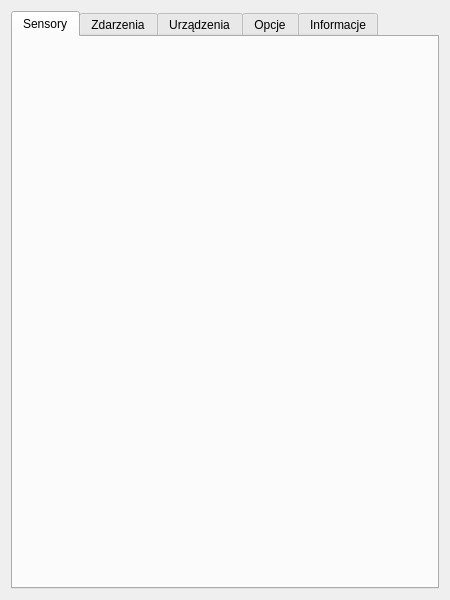
<?xml version="1.0" encoding="UTF-8"?>
<ui version="4.0">
 <class>MainWindow</class>
 <widget class="QMainWindow" name="MainWindow">
  <property name="geometry">
   <rect>
    <x>0</x>
    <y>0</y>
    <width>450</width>
    <height>600</height>
   </rect>
  </property>
  <property name="minimumSize">
   <size>
    <width>450</width>
    <height>600</height>
   </size>
  </property>
  <property name="windowTitle">
   <string>AVR-Sensors</string>
  </property>
  <property name="windowIcon">
   <iconset resource="../common.qrc">
    <normaloff>:/icons/icon_main</normaloff>:/icons/icon_main</iconset>
  </property>
  <widget class="QWidget" name="centralWidget">
   <layout class="QGridLayout" name="layoutCentralWidget">
    <item row="0" column="0">
     <widget class="QTabWidget" name="mainTab">
      <property name="currentIndex">
       <number>0</number>
      </property>
      <widget class="QWidget" name="tabSensors">
       <attribute name="title">
        <string>Sensory</string>
       </attribute>
       <layout class="QVBoxLayout" name="layoutTabSensors">
        <item>
         <layout class="QVBoxLayout" name="layoutSensors"/>
        </item>
        <item>
         <spacer name="spacerSensors">
          <property name="orientation">
           <enum>Qt::Vertical</enum>
          </property>
          <property name="sizeHint" stdset="0">
           <size>
            <width>20</width>
            <height>40</height>
           </size>
          </property>
         </spacer>
        </item>
       </layout>
      </widget>
      <widget class="QWidget" name="tabEvents">
       <attribute name="title">
        <string>Zdarzenia</string>
       </attribute>
       <layout class="QVBoxLayout" name="verticalLayout">
        <item>
         <layout class="QVBoxLayout" name="layoutEvents"/>
        </item>
        <item>
         <spacer name="spacerEvents">
          <property name="orientation">
           <enum>Qt::Vertical</enum>
          </property>
          <property name="sizeHint" stdset="0">
           <size>
            <width>20</width>
            <height>466</height>
           </size>
          </property>
         </spacer>
        </item>
       </layout>
      </widget>
      <widget class="QWidget" name="tabDevices">
       <attribute name="title">
        <string>Urządzenia</string>
       </attribute>
       <layout class="QVBoxLayout" name="verticalLayout_2">
        <item>
         <layout class="QVBoxLayout" name="layoutDevices"/>
        </item>
        <item>
         <spacer name="spacerDevices">
          <property name="orientation">
           <enum>Qt::Vertical</enum>
          </property>
          <property name="sizeHint" stdset="0">
           <size>
            <width>20</width>
            <height>466</height>
           </size>
          </property>
         </spacer>
        </item>
       </layout>
      </widget>
      <widget class="QWidget" name="tabOptions">
       <attribute name="title">
        <string>Opcje</string>
       </attribute>
       <layout class="QVBoxLayout" name="layoutOptions">
        <item>
         <widget class="QGroupBox" name="groupDevice">
          <property name="sizePolicy">
           <sizepolicy hsizetype="Expanding" vsizetype="Fixed">
            <horstretch>0</horstretch>
            <verstretch>0</verstretch>
           </sizepolicy>
          </property>
          <property name="title">
           <string>Ustawienia urządzenia</string>
          </property>
          <layout class="QGridLayout" name="layoutGroupDevice">
           <item row="1" column="2">
            <widget class="QPushButton" name="Disconnect">
             <property name="text">
              <string>Rozłącz</string>
             </property>
            </widget>
           </item>
           <item row="1" column="3">
            <widget class="QPushButton" name="Connect">
             <property name="text">
              <string>Połącz</string>
             </property>
            </widget>
           </item>
           <item row="0" column="0">
            <widget class="QLabel" name="labelDev">
             <property name="text">
              <string>Urządzenie</string>
             </property>
            </widget>
           </item>
           <item row="0" column="1" colspan="2">
            <widget class="QComboBox" name="Device">
             <property name="sizePolicy">
              <sizepolicy hsizetype="Expanding" vsizetype="Fixed">
               <horstretch>0</horstretch>
               <verstretch>0</verstretch>
              </sizepolicy>
             </property>
            </widget>
           </item>
           <item row="0" column="3">
            <widget class="QPushButton" name="Refresh">
             <property name="sizePolicy">
              <sizepolicy hsizetype="Minimum" vsizetype="Minimum">
               <horstretch>0</horstretch>
               <verstretch>0</verstretch>
              </sizepolicy>
             </property>
             <property name="text">
              <string>Odświerz</string>
             </property>
            </widget>
           </item>
           <item row="1" column="0" colspan="2">
            <widget class="QCheckBox" name="Alive">
             <property name="enabled">
              <bool>false</bool>
             </property>
             <property name="sizePolicy">
              <sizepolicy hsizetype="Expanding" vsizetype="Fixed">
               <horstretch>0</horstretch>
               <verstretch>0</verstretch>
              </sizepolicy>
             </property>
             <property name="text">
              <string>Aktywne</string>
             </property>
             <property name="checkable">
              <bool>true</bool>
             </property>
            </widget>
           </item>
          </layout>
         </widget>
        </item>
        <item>
         <widget class="QGroupBox" name="groupOptions">
          <property name="enabled">
           <bool>false</bool>
          </property>
          <property name="sizePolicy">
           <sizepolicy hsizetype="Expanding" vsizetype="Fixed">
            <horstretch>0</horstretch>
            <verstretch>0</verstretch>
           </sizepolicy>
          </property>
          <property name="title">
           <string>Ustawienia połączenia</string>
          </property>
          <layout class="QFormLayout" name="layoutGroupOptions">
           <property name="fieldGrowthPolicy">
            <enum>QFormLayout::AllNonFixedFieldsGrow</enum>
           </property>
           <item row="0" column="0">
            <widget class="QLabel" name="labelTime">
             <property name="text">
              <string>Próbkowanie</string>
             </property>
            </widget>
           </item>
           <item row="0" column="1">
            <widget class="QDoubleSpinBox" name="Time">
             <property name="suffix">
              <string> s</string>
             </property>
             <property name="minimum">
              <double>0.050000000000000</double>
             </property>
             <property name="maximum">
              <double>4.000000000000000</double>
             </property>
             <property name="singleStep">
              <double>0.050000000000000</double>
             </property>
             <property name="value">
              <double>3.000000000000000</double>
             </property>
            </widget>
           </item>
           <item row="1" column="0">
            <widget class="QCheckBox" name="Active">
             <property name="text">
              <string>Aktywne</string>
             </property>
             <property name="checked">
              <bool>false</bool>
             </property>
            </widget>
           </item>
           <item row="1" column="1">
            <widget class="QPushButton" name="Save">
             <property name="sizePolicy">
              <sizepolicy hsizetype="Minimum" vsizetype="Fixed">
               <horstretch>0</horstretch>
               <verstretch>0</verstretch>
              </sizepolicy>
             </property>
             <property name="text">
              <string>Zastosuj</string>
             </property>
            </widget>
           </item>
          </layout>
         </widget>
        </item>
        <item>
         <widget class="QGroupBox" name="groupBox">
          <property name="title">
           <string>Akcje</string>
          </property>
          <layout class="QGridLayout" name="gridLayout">
           <item row="1" column="0">
            <widget class="QLabel" name="labelEvents">
             <property name="text">
              <string>Zdarzenia:</string>
             </property>
            </widget>
           </item>
           <item row="1" column="1">
            <widget class="QToolButton" name="AddEvent">
             <property name="icon">
              <iconset theme="list-add">
               <normaloff/>
              </iconset>
             </property>
            </widget>
           </item>
           <item row="0" column="1">
            <widget class="QToolButton" name="AddSensor">
             <property name="icon">
              <iconset theme="list-add">
               <normaloff/>
              </iconset>
             </property>
            </widget>
           </item>
           <item row="2" column="1">
            <widget class="QToolButton" name="AddDevice">
             <property name="icon">
              <iconset theme="list-add">
               <normaloff/>
              </iconset>
             </property>
            </widget>
           </item>
           <item row="2" column="0">
            <widget class="QLabel" name="labelDevices">
             <property name="text">
              <string>Urządzenia:</string>
             </property>
            </widget>
           </item>
           <item row="0" column="0">
            <widget class="QLabel" name="labelSensors">
             <property name="text">
              <string>Sensory:</string>
             </property>
            </widget>
           </item>
          </layout>
         </widget>
        </item>
        <item>
         <spacer name="verticalSpacer">
          <property name="orientation">
           <enum>Qt::Vertical</enum>
          </property>
          <property name="sizeHint" stdset="0">
           <size>
            <width>20</width>
            <height>40</height>
           </size>
          </property>
         </spacer>
        </item>
       </layout>
      </widget>
      <widget class="QWidget" name="tabInfo">
       <attribute name="title">
        <string>Informacje</string>
       </attribute>
       <layout class="QGridLayout" name="layoutInfo">
        <item row="7" column="0" colspan="2">
         <widget class="QLabel" name="labelLicenseText">
          <property name="text">
           <string>Niniejszy program jest wolnym oprogramowaniem; możesz go rozprowadzać dalej i/lub modyfikować na warunkach Powszechnej Licencji Publicznej GNU, wydanej przez Fundację Wolnego Oprogramowania - według wersji 2-giej tej Licencji lub którejś z późniejszych wersji.</string>
          </property>
          <property name="alignment">
           <set>Qt::AlignJustify|Qt::AlignTop</set>
          </property>
          <property name="wordWrap">
           <bool>true</bool>
          </property>
         </widget>
        </item>
        <item row="2" column="1">
         <widget class="QLabel" name="labelLicenseType">
          <property name="text">
           <string>GNU GLP v2</string>
          </property>
          <property name="alignment">
           <set>Qt::AlignRight|Qt::AlignTrailing|Qt::AlignVCenter</set>
          </property>
          <property name="textInteractionFlags">
           <set>Qt::LinksAccessibleByMouse|Qt::TextSelectableByMouse</set>
          </property>
         </widget>
        </item>
        <item row="3" column="0">
         <widget class="QLabel" name="labelSlite">
          <property name="text">
           <string>Strona projektu:</string>
          </property>
         </widget>
        </item>
        <item row="1" column="0">
         <widget class="QLabel" name="labelAuthor">
          <property name="text">
           <string>Autor:</string>
          </property>
         </widget>
        </item>
        <item row="8" column="1">
         <widget class="QLabel" name="labelLicenseEN">
          <property name="sizePolicy">
           <sizepolicy hsizetype="Preferred" vsizetype="Fixed">
            <horstretch>0</horstretch>
            <verstretch>0</verstretch>
           </sizepolicy>
          </property>
          <property name="text">
           <string>&lt;a href=&quot;http://gnu.org.pl/text/licencja-gnu.html&quot;&gt;Treść licencji(polski)</string>
          </property>
          <property name="alignment">
           <set>Qt::AlignRight|Qt::AlignTop|Qt::AlignTrailing</set>
          </property>
          <property name="openExternalLinks">
           <bool>true</bool>
          </property>
         </widget>
        </item>
        <item row="4" column="1">
         <widget class="QLabel" name="labelMail">
          <property name="text">
           <string>&lt;a href=&quot;mailto:l.drozdz@o2.pl&quot;&gt;l.drozdz@o2.pl&lt;/a&gt;</string>
          </property>
          <property name="alignment">
           <set>Qt::AlignRight|Qt::AlignTrailing|Qt::AlignVCenter</set>
          </property>
          <property name="openExternalLinks">
           <bool>true</bool>
          </property>
          <property name="textInteractionFlags">
           <set>Qt::LinksAccessibleByMouse|Qt::TextSelectableByMouse</set>
          </property>
         </widget>
        </item>
        <item row="8" column="0" rowspan="3">
         <widget class="QLabel" name="labelGNU">
          <property name="maximumSize">
           <size>
            <width>160</width>
            <height>160</height>
           </size>
          </property>
          <property name="pixmap">
           <pixmap resource="../common.qrc">:/icons/logo_gnu</pixmap>
          </property>
          <property name="scaledContents">
           <bool>true</bool>
          </property>
         </widget>
        </item>
        <item row="3" column="1">
         <widget class="QLabel" name="labelGithub">
          <property name="text">
           <string>&lt;a href=&quot;https://github.com/Kuszki/AVR-Sensors&quot;&gt;GitHub&lt;/a&gt;</string>
          </property>
          <property name="textFormat">
           <enum>Qt::AutoText</enum>
          </property>
          <property name="alignment">
           <set>Qt::AlignRight|Qt::AlignTrailing|Qt::AlignVCenter</set>
          </property>
          <property name="openExternalLinks">
           <bool>true</bool>
          </property>
          <property name="textInteractionFlags">
           <set>Qt::LinksAccessibleByMouse|Qt::TextSelectableByMouse</set>
          </property>
         </widget>
        </item>
        <item row="9" column="1">
         <widget class="QLabel" name="labelLicensePL">
          <property name="sizePolicy">
           <sizepolicy hsizetype="Preferred" vsizetype="Fixed">
            <horstretch>0</horstretch>
            <verstretch>0</verstretch>
           </sizepolicy>
          </property>
          <property name="text">
           <string>&lt;a href=&quot;http://www.gnu.org/licenses/gpl-2.0.html&quot;&gt;Treść licencji (angielski)&lt;/a&gt;</string>
          </property>
          <property name="alignment">
           <set>Qt::AlignRight|Qt::AlignTop|Qt::AlignTrailing</set>
          </property>
          <property name="openExternalLinks">
           <bool>true</bool>
          </property>
         </widget>
        </item>
        <item row="2" column="0">
         <widget class="QLabel" name="labelLicense">
          <property name="text">
           <string>Licencja:</string>
          </property>
         </widget>
        </item>
        <item row="0" column="0">
         <widget class="QLabel" name="labelProgram">
          <property name="text">
           <string>Nazwa programu:</string>
          </property>
         </widget>
        </item>
        <item row="1" column="1">
         <widget class="QLabel" name="labelAuthorName">
          <property name="text">
           <string>Łukasz &quot;Kuszki&quot; Dróżdż</string>
          </property>
          <property name="alignment">
           <set>Qt::AlignRight|Qt::AlignTrailing|Qt::AlignVCenter</set>
          </property>
          <property name="textInteractionFlags">
           <set>Qt::LinksAccessibleByMouse|Qt::TextSelectableByMouse</set>
          </property>
         </widget>
        </item>
        <item row="4" column="0">
         <widget class="QLabel" name="labelContact">
          <property name="text">
           <string>Kontakt:</string>
          </property>
         </widget>
        </item>
        <item row="0" column="1">
         <widget class="QLabel" name="labelName">
          <property name="text">
           <string>AVR-Sensors</string>
          </property>
          <property name="alignment">
           <set>Qt::AlignRight|Qt::AlignTrailing|Qt::AlignVCenter</set>
          </property>
          <property name="textInteractionFlags">
           <set>Qt::LinksAccessibleByMouse|Qt::TextSelectableByMouse</set>
          </property>
         </widget>
        </item>
        <item row="11" column="0" colspan="2">
         <spacer name="spacerInfo">
          <property name="orientation">
           <enum>Qt::Vertical</enum>
          </property>
          <property name="sizeHint" stdset="0">
           <size>
            <width>20</width>
            <height>40</height>
           </size>
          </property>
         </spacer>
        </item>
       </layout>
      </widget>
     </widget>
    </item>
   </layout>
  </widget>
 </widget>
 <layoutdefault spacing="6" margin="11"/>
 <resources>
  <include location="../common.qrc"/>
 </resources>
 <connections>
  <connection>
   <sender>Save</sender>
   <signal>clicked()</signal>
   <receiver>MainWindow</receiver>
   <slot>UpdateLink()</slot>
   <hints>
    <hint type="sourcelabel">
     <x>370</x>
     <y>251</y>
    </hint>
    <hint type="destinationlabel">
     <x>512</x>
     <y>352</y>
    </hint>
   </hints>
  </connection>
  <connection>
   <sender>Refresh</sender>
   <signal>clicked()</signal>
   <receiver>MainWindow</receiver>
   <slot>UpdateDevices()</slot>
   <hints>
    <hint type="sourcelabel">
     <x>370</x>
     <y>108</y>
    </hint>
    <hint type="destinationlabel">
     <x>473</x>
     <y>86</y>
    </hint>
   </hints>
  </connection>
  <connection>
   <sender>Connect</sender>
   <signal>clicked()</signal>
   <receiver>MainWindow</receiver>
   <slot>UpdateLink()</slot>
   <hints>
    <hint type="sourcelabel">
     <x>370</x>
     <y>143</y>
    </hint>
    <hint type="destinationlabel">
     <x>645</x>
     <y>176</y>
    </hint>
   </hints>
  </connection>
  <connection>
   <sender>Disconnect</sender>
   <signal>clicked()</signal>
   <receiver>MainWindow</receiver>
   <slot>UpdateLink()</slot>
   <hints>
    <hint type="sourcelabel">
     <x>279</x>
     <y>143</y>
    </hint>
    <hint type="destinationlabel">
     <x>199</x>
     <y>249</y>
    </hint>
   </hints>
  </connection>
  <connection>
   <sender>AddSensor</sender>
   <signal>clicked()</signal>
   <receiver>MainWindow</receiver>
   <slot>AddWidget()</slot>
   <hints>
    <hint type="sourcelabel">
     <x>349</x>
     <y>316</y>
    </hint>
    <hint type="destinationlabel">
     <x>724</x>
     <y>308</y>
    </hint>
   </hints>
  </connection>
  <connection>
   <sender>AddEvent</sender>
   <signal>clicked()</signal>
   <receiver>MainWindow</receiver>
   <slot>AddWidget()</slot>
   <hints>
    <hint type="sourcelabel">
     <x>357</x>
     <y>340</y>
    </hint>
    <hint type="destinationlabel">
     <x>498</x>
     <y>340</y>
    </hint>
   </hints>
  </connection>
  <connection>
   <sender>AddDevice</sender>
   <signal>clicked()</signal>
   <receiver>MainWindow</receiver>
   <slot>AddWidget()</slot>
   <hints>
    <hint type="sourcelabel">
     <x>361</x>
     <y>386</y>
    </hint>
    <hint type="destinationlabel">
     <x>548</x>
     <y>386</y>
    </hint>
   </hints>
  </connection>
 </connections>
 <slots>
  <slot>UpdateDevices()</slot>
  <slot>UpdateLink()</slot>
  <slot>UpdateCount(int)</slot>
  <slot>AddWidget()</slot>
 </slots>
</ui>
